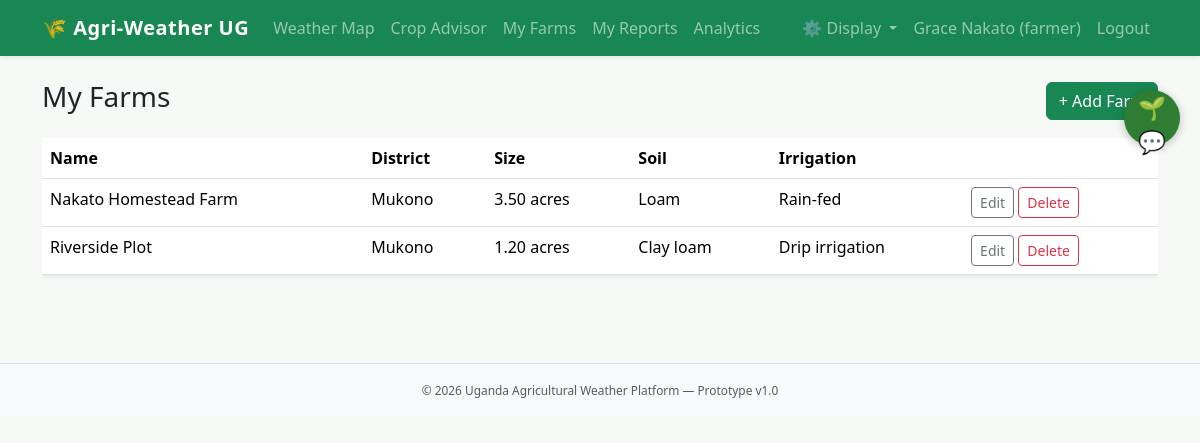
The app's page /public/farms/list.php (signed in) with its own data.
### tables this page shows
CREATE TABLE farms (
  id INT AUTO_INCREMENT PRIMARY KEY,
  user_id INT NOT NULL,
  name VARCHAR(150) NOT NULL,
  district VARCHAR(100),
  sub_county VARCHAR(100),
  latitude DECIMAL(9,6),
  longitude DECIMAL(9,6),
  size_acres DECIMAL(8,2),
  soil_type VARCHAR(50),
  irrigation_type VARCHAR(50),
  created_at TIMESTAMP DEFAULT CURRENT_TIMESTAMP,
  FOREIGN KEY (user_id) REFERENCES users(id)
);

### app/helpers/auth.php (called while the page is built, shortened)
<?php
function current_user() {
    return $_SESSION['user'] ?? null;
}

### app/models/Farm.php (called while the page is built, shortened)
<?php
class Farm {
    public static function forUser(PDO $pdo, int $userId): array {
        $stmt = $pdo->prepare("SELECT * FROM farms WHERE user_id = ? ORDER BY created_at DESC");
        $stmt->execute([$userId]);
        return $stmt->fetchAll();
    }
}

### public/farms/list.php (the view, shortened to what this page needs)
<?php
require_once __DIR__ . '/../../app/config/db.php';
require_once __DIR__ . '/../../app/helpers/auth.php';
require_once __DIR__ . '/../../app/models/Farm.php';
$user = current_user();
$farms = Farm::forUser($pdo, $user['id']);
require __DIR__ . '/../../app/helpers/header.php';
?>
<div class="d-flex justify-content-between align-items-center mb-3">
  <h3>My Farms</h3><a href="<?= BASE_URL ?>/farms/add.php" class="btn btn-success">+ Add Farm</a>
</div>
<?php if (empty($farms)): ?>
  <div class="alert alert-info">You haven't added any farms yet.</div>
<?php else: ?>
<div class="table-responsive"><table class="table table-hover bg-white shadow-sm">
<thead><tr><th>Name</th><th>District</th><th>Size</th><th>Soil</th><th>Irrigation</th><th></th></tr></thead>
<tbody>
<?php foreach ($farms as $f): ?>
<tr>
  <td><?= htmlspecialchars($f['name']) ?></td>
  <td><?= htmlspecialchars($f['district']) ?></td>
  <td><?= htmlspecialchars($f['size_acres']) ?> acres</td>
  <td><?= htmlspecialchars($f['soil_type']) ?></td>
  <td><?= htmlspecialchars($f['irrigation_type']) ?></td>
  <td>
    <a href="<?= BASE_URL ?>/farms/edit.php?id=<?= $f['id'] ?>" class="btn btn-sm btn-outline-secondary">Edit</a>
    <a href="<?= BASE_URL ?>/farms/delete.php?id=<?= $f['id'] ?>" class="btn btn-sm btn-outline-danger" onclick="return confirm('Delete this farm?')">Delete</a>
  </td>
</tr>
<?php endforeach; ?>
</tbody></table></div>
<?php endif; ?>
<?php require __DIR__ . '/../../app/helpers/footer.php'; ?>

### public/assets/css/style.css (style rules this page uses)
body { background-color: #f7f9f6; }
table th { font-weight: 600; color: #444; }
:root { --agri-bg: #f7f9f6; }
body { background-color: var(--agri-bg); }

### records on screen
farms: name "Nakato Homestead Farm", district "Mukono", size_acres "3.50", soil_type "Loam", irrigation_type "Rain-fed"
farms: name "Riverside Plot", district "Mukono", size_acres "1.20", soil_type "Clay loam", irrigation_type "Drip irrigation"

### other values on screen
$user['full_name'] "Grace Nakato"
$user['role'] "farmer"
